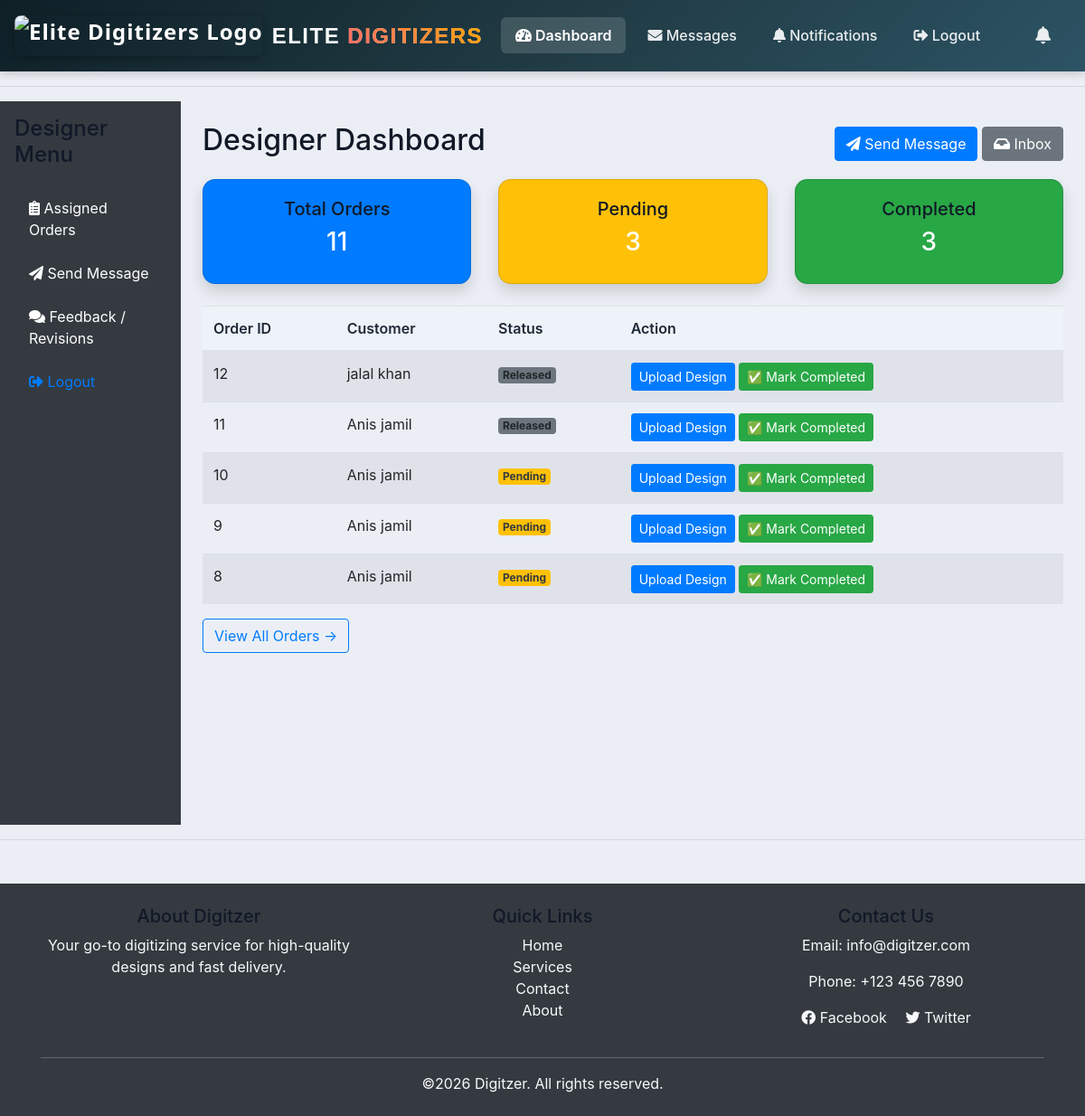
/designer/dashboard/ (signed in), run on the app's committed database.
### accounts/models.py (models this page shows, shortened)
class Order(models.Model):
    def validate_2mb_file(value):
        max_size = 2 * 1024 * 1024  # 2 MB
        if value.size > max_size:
            raise ValidationError("File size must be less than or equal to 2 MB.")
    STATUS = (
        ('Pending', 'Pending'),
        ('Out for delivery', 'Out for delivery'),
        ('Delivered', 'Delivered'),
        ('Quote Requested', 'Quote Requested'),
        ('Active', 'Active'),
        ('Completed', 'Completed'),
        ('Released', 'Released'),
    )
    ORDER_TYPE = (
        ('Digitizing', 'Digitizing'),
        ('Vector', 'Vector'),
        ('Patch', 'Patch'),
        ('Quote', 'Quote'),
    )
    PAYMENT_STATUS = (
        ('Pending', 'Pending'),
        ('Paid', 'Paid'),
        ('Refunded', 'Refunded'),
    )
    REVIEW_STATUS = (
    ('Pending', 'Pending'),
    ('Approved', 'Approved'),
    ('Rejected', 'Rejected'),
    )
    PLACEMENT_CHOICES = [
        ('Apron', 'Apron'),
        ('Bags', 'Bags'),
        ('Cap', 'Cap'),
        ('Cap Side', 'Cap Side'),
        ('Cap Back', 'Cap Back'),
        ('Chest', 'Chest'),
        ('Gloves', 'Gloves'),
        ('Jacket Back', 'Jacket Back'),
        ('Patches', 'Patches'),
        ('Sleeve', 'Sleeve'),
        ('Towel', 'Towel'),
        ('Visor', 'Visor'),
        ('Other', 'Other'),
    ]
    FABRIC_CHOICES = [
        ('Blanket', 'Blanket'),
        ('Canvas', 'Canvas'),
        ('Canis', 'Canis'),
        ('Cotton Woven', 'Cotton Woven'),
        ('Denim', 'Denim'),
        ('Felt', 'Felt'),
        ('Flannel', 'Flannel'),
        ('Fleece', 'Fleece'),
        ('Leather', 'Leather'),
        ('Nylon', 'Nylon'),
        ('Pique', 'Pique'),
        ('Polyester', 'Polyester'),
        ('Silk', 'Silk'),
        ('Single Jersey', 'Single Jersey'),
        ('Towel', 'Towel'),
        ('Twill', 'Twill'),
        ('Other', 'Other'),
    ]
    FORMAT_CHOICES = [
        ('100', '100'),
        ('cdr', 'cdr'),
        ('cdn', 'cdn'),
        ('dsb', 'dsb'),
        ('dst', 'dst'),
        ('dsz', 'dsz'),
        ('emb', 'emb'),
        ('exp', 'exp'),
        ('jef', 'jef'),
        ('ksm', 'ksm'),
        ('ofm', 'ofm'),
        ('pes', 'pes'),
        ('pxf', 'pxf'),
        ('pof', 'pof'),
        ('tap', 'tap'),
        ('xxx', 'xxx'),
        ('other', 'Other'),
    ]
    customer = models.ForeignKey(Customer, on_delete=models.CASCADE)
    order_type = models.ForeignKey(Product, null=True, on_delete=models.SET_NULL)
    Order_name_PO = models.CharField(max_length=50,  null=True, blank=True)# change this to Order_name/PO for patch name patch type
    date_created = models.DateTimeField(auto_now_add=True, null=True)
    status = models.CharField(max_length=200, null=True, choices=STATUS)
    Additional_information = models.TextField(blank=True, null=True)
    design_file = models.FileField(upload_to='designs/', null=True, blank=True)
    invoice_file = models.FileField(upload_to='invoices/', null=True, blank=True)
    quantity = models.PositiveIntegerField(default=1)
    fabric_material = models.CharField(max_length=100, blank=True, null=True, choices=FABRIC_CHOICES)
    Required_Format = models.CharField(max_length=100, blank=True, null=True, default='DST', choices=FORMAT_CHOICES)
    urgent = models.BooleanField(default=False)
    price = models.DecimalField(max_digits=10, decimal_places=2, blank=True, null=True, default=0.00)
    Height = models.CharField(max_length=100, blank=True, null=True, default='standard')
    Width = models.CharField(max_length=100, blank=True, null=True, default='standard')
    total_colors = models.PositiveIntegerField(null=True ,blank=True)
    turnaround_time = models.CharField(max_length=100, blank=True, null=True)
    placement = models.CharField(max_length=100, blank=True, null=True, choices=PLACEMENT_CHOICES)
    released = models.BooleanField(default=False)  # For release_projects
    payment_status = models.CharField(max_length=20, choices=PAYMENT_STATUS, default='Pending')  # For follow-up payments
    date_completed = models.DateTimeField(null=True, blank=True)  # Optional: track completion time
    review_status = models.CharField(max_length=20, choices=REVIEW_STATUS, default='Pending')
    review_comment = models.TextField(blank=True, null=True)
    design_file = models.FileField(upload_to='designs/', blank=True, null=True, validators=[validate_2mb_file])# limated size 2MB
    assigned_sale_reps = models.ForeignKey(
        SalesRepresentative,
        on_delete=models.SET_NULL,
        null=True,
        blank=True,
        related_name='sales_rep_orders'
    )
    assigned_designer = models.ForeignKey(
        User,
        on_delete=models.SET_NULL,
        null=True,
        blank=True,
        related_name='designer_orders'
    )

class Customer(models.Model):
    user = models.OneToOneField(
        User, null=True, blank=True,
        on_delete=models.CASCADE,
        related_name="customer_profile"
    )
    name = models.CharField(max_length=200,null=True, blank=True)
    designer = models.ForeignKey(
        'Designer', null=True, blank=True,
        on_delete=models.SET_NULL,
        related_name='orders'
    )
    profile_pic = models.ImageField(
        upload_to='profile_pics/',
        null=True,
        blank=True,
        default='profile_pics/default.png'
    )
    sales_rep = models.ForeignKey('SalesRepresentative', null=True, blank=True, on_delete=models.SET_NULL)
    phone = models.CharField(max_length=200, null=True, blank=True)
    email = models.CharField(max_length=200, null=True, blank=True)
    date_created = models.DateTimeField(auto_now_add=True, null=True)

### accounts/decorators.py (the view)
        def wrapper_func(request, *args, **kwargs):
            group = None
            if request.user.groups.exists():
                group = request.user.groups.all()[0].name
            if group in allowed_roles:
                return view_func(request, *args, **kwargs)
            else:
                return HttpResponse("You are not authorized to view this page.")

### accounts/views.py (called while the page is built)
@login_required(login_url='login')
@allowed_users(allowed_roles=['designer'])
@login_required
def designer_dashboard(request):
    status = request.GET.get('status', None)
    all_orders = Order.objects.filter(assigned_designer=request.user).order_by('-date_created')
    if status:
        all_orders = all_orders.filter(status=status)
    recent_orders = all_orders[:5]
    counts = {
        'total': all_orders.count(),
        'pending': all_orders.filter(status='Pending').count(),
        'completed': all_orders.filter(status='Completed').count()
    }
    return render(request, 'accounts/designer_dashboard.html', {
        'orders': recent_orders,     # dashboard shows latest 5
        'all_orders': all_orders,    # sidebar can loop through all
        'counts': counts,
        'status_filter': status
    })

### templates/accounts/designer_dashboard.html
{% extends 'accounts/main.html' %}
{% block content %}
<div class="container-fluid">
    <div class="row">
        <div class="col-md-3 col-lg-2 bg-dark text-white vh-100 p-3">
            <h4 class="mb-4">Designer Menu</h4>
            <ul class="nav flex-column">
                <li class="nav-item mb-2">
                    <a href="{% url 'designer-dashboard' %}" class="nav-link text-white">
                        <i class="fas fa-clipboard-list"></i> Assigned Orders
                    </a>
                </li>
                <li class="nav-item mb-2">
                    <a href="{% url 'communicate_with_sales_admin' %}" class="nav-link text-white">
                        <i class="fas fa-paper-plane"></i> Send Message
                    </a>
                </li>
                <li class="nav-item mb-2">
                    <a href="{% url 'designer_feedback' %}" class="nav-link text-white">
                        <i class="fas fa-comments"></i> Feedback / Revisions
                    </a>
                </li>
                <li class="nav-item mb-2">
                    <div class="mt-auto">
                        <a class="nav-link logout-link" href="{% url 'logout' %}">
                            <i class="fas fa-sign-out-alt"></i> Logout
                        </a>
                    </div>
                </li>
            </ul>
        </div>
        <div class="col-md-9 col-lg-10 p-4">
            <div class="d-flex justify-content-between align-items-center mb-3">
                <h2>Designer Dashboard</h2>
                <div>
                    <a href="{% url 'communicate_with_sales_admin' %}" class="btn btn-primary me-2">
                        <i class="fas fa-paper-plane"></i> Send Message
                    </a>
                    <a href="{% url 'designer_inbox' %}" class="btn btn-secondary">
                        <i class="fas fa-inbox"></i> Inbox
                    </a>
                </div>
            </div>
            <div class="row mb-4">
                <div class="col-md-4">
                    <div class="card text-white bg-primary shadow">
                        <div class="card-body text-center">
                            <h5>Total Orders</h5>
                            <h3>{{ counts.total }}</h3>
                        </div>
                    </div>
                </div>
                <div class="col-md-4">
                    <div class="card text-white bg-warning shadow">
                        <div class="card-body text-center">
                            <h5>Pending</h5>
                            <h3>{{ counts.pending }}</h3>
                        </div>
                    </div>
                </div>
                <div class="col-md-4">
                    <div class="card text-white bg-success shadow">
                        <div class="card-body text-center">
                            <h5>Completed</h5>
                            <h3>{{ counts.completed }}</h3>
                        </div>
                    </div>
                </div>
            </div>
            <table class="table table-striped mt-3">
                <thead>
                    <tr>
                        <th>Order ID</th>
                        <th>Customer</th>
                        <th>Status</th>
                        <th>Action</th>
                    </tr>
                </thead>
                <tbody>
                    {% for order in orders|slice:":5" %}
                    <tr>
                        <td>{{ order.id }}</td>
                        <td>{{ order.customer.name }}</td>
                        <td>
                            {% if order.status == "Pending" %}
                            <span class="badge bg-warning text-dark">Pending</span>
                            {% elif order.status == "Completed" %}
                            <span class="badge bg-success">Completed</span>
                            {% else %}
                            <span class="badge bg-secondary">{{ order.status }}</span>
                            {% endif %}
                        </td>
                        <td>
                            <a href="{% url 'upload_design' order.id %}" class="btn btn-primary btn-sm">Upload
                                Design</a>
                            {% if order.status != "Completed" %}
                            <a href="{% url 'mark-design-completed' order.id %}" class="btn btn-success btn-sm ms-1">
                                ✅ Mark Completed
                            </a>
                            {% endif %}
                        </td>
                    </tr>
                    {% empty %}
                    <tr>
                        <td colspan="4" class="text-center">No assigned orders found.</td>
                    </tr>
                    {% endfor %}
                </tbody>
            </table>
            <div class="text-end mt-3">
                <a href="{% url 'design_manage_orders' %}" class="btn btn-outline-primary">
                    View All Orders →
                </a>
            </div>
        </div>
    </div>
</div>
{% endblock %}

### static/css/main.css (style rules this page uses)
body { background-color: #ebeff5; }
.card { border-radius: 14px; }
.table thead th { background: #eef3f9; color: #1f2937; font-weight: 600; }
h5, h4, h2 { color: #111827; }

### data on the page
Order: id "12", customer.name "jalal khan", status "Released", shows "✅ Mark Completed"
Order: id "11", customer.name "Anis jamil", status "Released", shows "✅ Mark Completed"
Order: id "10", customer.name "Anis jamil", status "Pending"
Order: id "9", customer.name "Anis jamil", status "Pending"
Order: id "8", customer.name "Anis jamil", status "Pending"

### other printed values
{{ counts.total }} "11"
{{ counts.pending }} "3"
{{ counts.completed }} "3"
